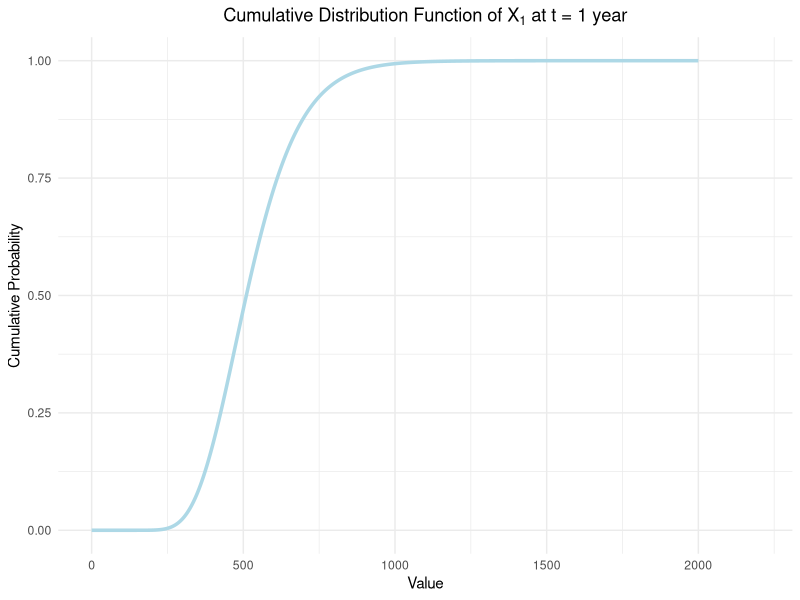

The R source for this figure:
# Load necessary libraries
library(ggplot2)

# Define parameters
mu <- 0.24          # Drift
sigma <- 0.27       # Volatility
S_0 <- 416.06       # Initial value

# Create a sequence of x values for the CDF
x <- seq(0.01, 2000, length.out = 1000)  # Start from 0.01 to avoid log(0)

# Calculate the CDF of GBM for t = 1 year
t <- 1  # Time in years
cdf_gbm_t1 <- pnorm(log(x / S_0), mean = (mu - 0.5 * sigma^2) * t, sd = sigma * sqrt(t))

# Create a data frame for ggplot for t = 1
cdf_data_t1 <- data.frame(x = x, cdf = cdf_gbm_t1)

# Filter out any rows with NaN or negative CDF values
cdf_data_t1 <- cdf_data_t1[!is.na(cdf_data_t1$cdf) & cdf_data_t1$cdf >= 0, ]

# Plot the CDF for t = 1 using ggplot2
ggplot(cdf_data_t1, aes(x = x, y = cdf)) +
  geom_line(color = "lightblue", size = 1.2) +
  labs(title = expression(paste("Cumulative Distribution Function of ", X[1], " at t = 1 year")),
       x = "Value",
       y = "Cumulative Probability") +
  theme_minimal() +
  xlim(0, max(x) * 1.1) +  # Extend x-axis limit by 10%
  ylim(0, 1) +  # CDF should be between 0 and 1
  theme(plot.title = element_text(hjust = 0.5))
